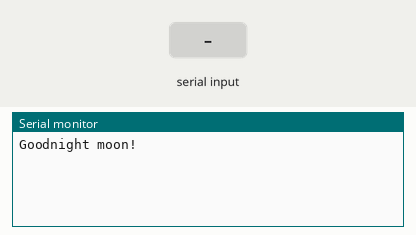
Recording of a sketch running on a simulated ESP8266 (NodeMCU). Shown: the last lines printed to the serial monitor. The inputs (shaded band) are chosen by the test bench.

Above: at 1.2 s.
1.3 s: "1" received over the second serial link
At 1.7 s:
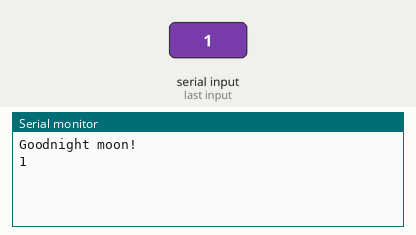
2.8 s: "0" received over the second serial link
At 4.0 s:
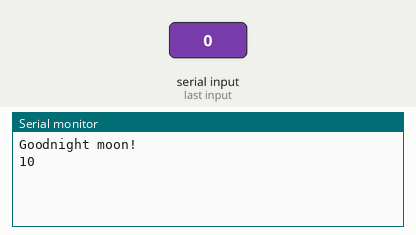

The sketch:

SoftwareSerialExample.ino
```cpp
#include <SoftwareSerial.h>

// SerialIn(12345)
SoftwareSerial mySerial(2, 3);

void setup()
{
  Serial.begin(57600);
  Serial.println("Goodnight moon!");

  // set the data rate for the SoftwareSerial port
  mySerial.begin(4800);
  mySerial.println("Hello, world?");
}

void loop() // run over and over
{
  if (mySerial.available())
    Serial.write(mySerial.read());
  if (Serial.available())
    mySerial.write(Serial.read());
}
```

Measured:
- after the input at 1.3 s, the serial monitor: prints a new line at once (image 1)
- after the input at 2.8 s, the serial monitor: prints a new line at once (image 2)
